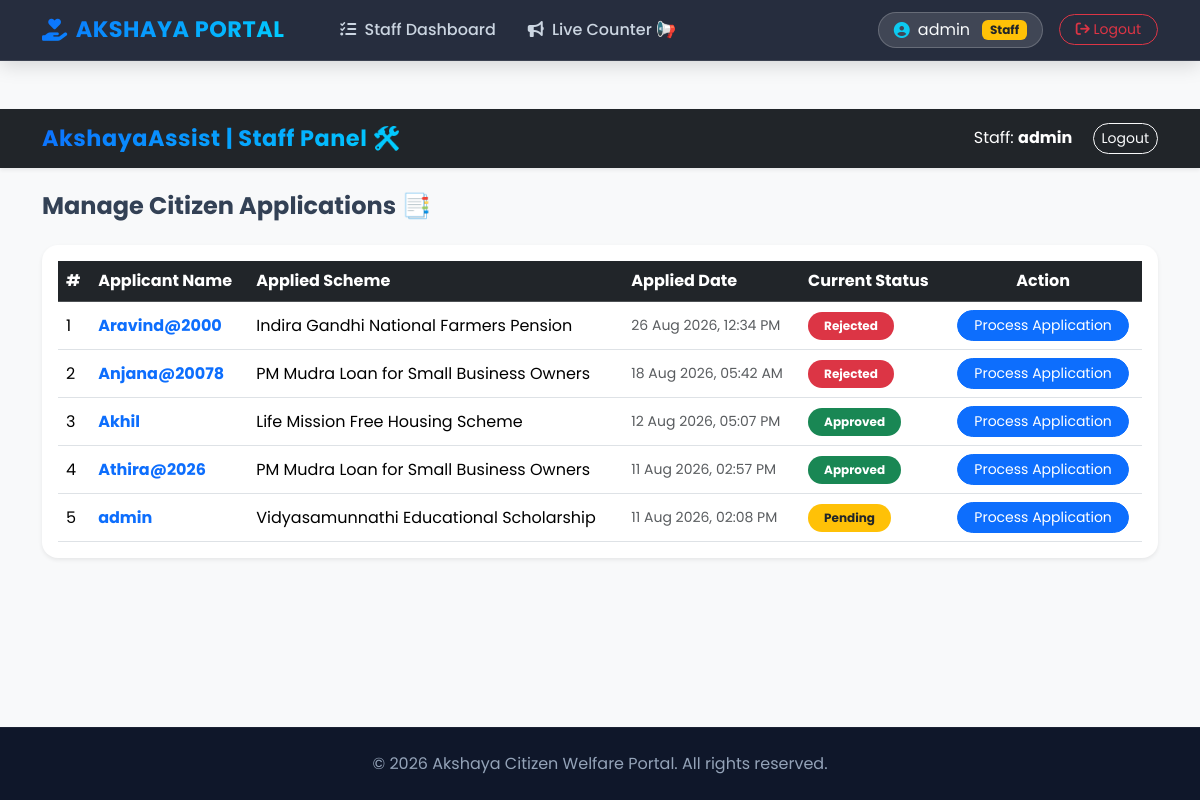
The app's page /staff/dashboard/ (signed in) with its own data.
### welfare_app/models.py (models this page shows, shortened)
class Application(models.Model):
    STATUS_CHOICES = [
        ('PENDING_VERIFICATION', 'Pending Document Verification'),
        ('REJECTED_DOCS', 'Documents Rejected (Re-upload Needed)'),
        ('DOCS_APPROVED', 'Documents Approved (Eligible for Token)'),
        ('TOKEN_BOOKED', 'Token Booked / Waiting in Queue'),
        ('IN_PROGRESS', 'Processing at Counter'),
        ('FORWARDED_TO_GOVT', 'Submitted to Govt Portal'),
    ]
    user = models.ForeignKey(User, on_delete=models.CASCADE)
    scheme = models.ForeignKey(Scheme, on_delete=models.CASCADE)
    application_id = models.CharField(max_length=20, unique=True, editable=False, null=True, blank=True)
    status = models.CharField(max_length=30, choices=STATUS_CHOICES, default='PENDING_VERIFICATION')
    rejection_reason = models.TextField(blank=True, null=True)
    appointment_date = models.DateField(null=True, blank=True)
    token_number = models.IntegerField(null=True, blank=True)
    phone_number = models.CharField(max_length=15, default="")
    form_data = models.JSONField(default=dict, blank=True)
    govt_ref_number = models.CharField(max_length=100, blank=True, null=True)
    staff_remarks = models.TextField(blank=True, default="Application submitted. Awaiting verification.")
    applied_date = models.DateTimeField(auto_now_add=True)

class Scheme(models.Model):
    GENDER_CHOICES = [
        ('ALL', 'ALL (Everyone)'),
        ('Female', 'Female Only'),
        ('Male', 'Male Only'),
    ]
    OCCUPATION_CHOICES = [
        ('ALL', 'ALL (Any Occupation)'),
        ('Farmer', 'Farmer'),
        ('Teacher', 'Teacher'),
        ('Student', 'Student'),
    ]
    RATION_CHOICES = [
        ('ALL', 'ALL (APL & BPL)'),
        ('APL', 'APL Only'),
        ('BPL', 'BPL Only'),
    ]
    CATEGORY_CHOICES = [
        ('ALL', 'ALL Categories'),
        ('General', 'General'),
        ('OBC', 'OBC'),
        ('SC', 'SC'),
        ('ST', 'ST'),
    ]
    MARITAL_CHOICES = [
        ('ALL', 'ALL (Married & Unmarried)'),
        ('Single', 'Single Only'),
        ('Married', 'Married Only'),
        ('Divorced', 'Divorced Only'),
        ('Widow', 'Widow/Widower Only'),
    ]
    title = models.CharField(max_length=200)
    description = models.TextField()
    min_age = models.IntegerField(default=0)
    max_income = models.IntegerField(default=100000)
    allowed_ration_cards = models.CharField(max_length=20, choices=RATION_CHOICES, default='ALL')
    category = models.CharField(max_length=20, choices=CATEGORY_CHOICES, default='ALL')
    allowed_gender = models.CharField(max_length=10, choices=GENDER_CHOICES, default='ALL')
    required_occupation = models.CharField(max_length=50, choices=OCCUPATION_CHOICES, default='ALL')
    allowed_marital_status = models.CharField(max_length=20, choices=MARITAL_CHOICES, default='ALL')
    is_for_disabled_only = models.BooleanField(default=False)
    required_documents = models.CharField(
        max_length=300,
        default="Identity Card, Income Certificate",
        help_text="ആവശ്യമുള്ള രേഖകൾ കോമ (,) ഇട്ട് നൽകുക."
    )
    extra_fields = models.CharField(
        max_length=500,
        blank=True,
        default="",
        help_text="അഡീഷണൽ ചോദ്യങ്ങൾ കോമ (,) ഇട്ട് എഴുതുക."
    )

### welfare_app/views.py (the view)
# urls.py: path('staff/dashboard/', views.staff_dashboard, name='staff_dashboard'),
@login_required(login_url='login')
@user_passes_test(is_staff_user)
def staff_dashboard(request):
    status_filter = request.GET.get('status', '')
    if status_filter:
        applications = Application.objects.filter(status=status_filter).order_by('-applied_date')
    else:
        applications = Application.objects.all().order_by('-applied_date')
    return render(request, 'staff_dashboard.html', {
        'applications': applications,
        'selected_status': status_filter
    })

### welfare_app/views.py (called while the page is built)
def is_staff_user(user):
    return user.is_staff or user.is_superuser

### welfare_app/templates/staff_dashboard.html (shortened to what this page needs)
{% extends 'base.html' %}
{% block content %}
<!DOCTYPE html>
<html lang="en">
<head>
</head>
<body class="bg-light">
    <nav class="navbar navbar-dark bg-dark shadow-sm mb-4">
        <div class="container">
            <a class="navbar-brand fw-bold" href="#">AkshayaAssist | Staff Panel 🛠️</a>
            <div class="text-white">
                <span class="me-3">Staff: <strong>{{ request.user.username }}</strong></span>
                <a href="{% url 'logout' %}" class="btn btn-outline-light btn-sm rounded-pill">Logout</a>
            </div>
        </div>
    </nav>
    <div class="container my-4">
        <h4 class="fw-bold mb-4">Manage Citizen Applications 📑</h4>
        <div class="card border-0 shadow-sm rounded-4 p-3 bg-white">
            <div class="table-responsive">
                <table class="table table-hover align-middle mb-0">
                    <thead class="table-dark">
                        <tr>
                            <th>#</th>
                            <th>Applicant Name</th>
                            <th>Applied Scheme</th>
                            <th>Applied Date</th>
                            <th>Current Status</th>
                            <th class="text-center">Action</th>
                        </tr>
                    </thead>
                    <tbody>
                        {% for app in applications %}
                        <tr>
                            <td>{{ forloop.counter }}</td>
                            <td class="fw-bold text-primary">{{ app.user.username }}</td>
                            <td>{{ app.scheme.title }}</td>
                            <td class="text-muted small">{{ app.applied_date|date:"d M Y, h:i A" }}</td>
                            <td>
                                {% if app.status == 'Pending' %}
                                    <span class="badge bg-warning text-dark px-3 py-2 rounded-pill">Pending</span>
                                {% elif app.status == 'Approved' %}
                                    <span class="badge bg-success px-3 py-2 rounded-pill">Approved</span>
                                {% else %}
                                    <span class="badge bg-danger px-3 py-2 rounded-pill">Rejected</span>
                                {% endif %}
                            </td>
                            <td class="text-center">
    <a href="{% url 'process_application' app.id %}" class="btn btn-sm btn-primary rounded-pill px-3">Process Application</a>
</td>
                        </tr>
                        {% empty %}
                        <tr>
                            <td colspan="6" class="text-center py-4 text-muted">No submitted applications found.</td>
                        </tr>
                        {% endfor %}
                    </tbody>
                </table>
            </div>
        </div>
    </div>
</body>
</html>
{% endblock %}

### welfare_app/templates/base.html (shortened to what this page needs)
<!DOCTYPE html>
<html lang="en">
<head>
    <link href="https://cdn.jsdelivr.net/npm/bootstrap@5.3.2/dist/css/bootstrap.min.css" rel="stylesheet">
    <link rel="stylesheet" href="https://cdnjs.cloudflare.com/ajax/libs/font-awesome/6.4.2/css/all.min.css">
</head>
<body>
    <nav class="navbar navbar-expand-lg custom-navbar sticky-top">
        <div class="container">
            <a class="navbar-brand d-flex align-items-center gap-2" href="{% url 'home' %}">
                <i class="fa-solid fa-hand-holding-heart text-info"></i> AKSHAYA PORTAL
            </a>
            <div class="collapse navbar-collapse" id="navbarNav">
                <ul class="navbar-nav me-auto mb-2 mb-lg-0 ms-lg-4">
                    {% if user.is_authenticated %}
                        {% if user.is_staff %}
                            <li class="nav-item">
                                <a class="nav-link" href="{% url 'staff_dashboard' %}">
                                    <i class="fa-solid fa-list-check me-1"></i> Staff Dashboard
                                </a>
                            </li>
                            <li class="nav-item">
                                <a class="nav-link" href="{% url 'staff_counter' %}">
                                    <i class="fa-solid fa-bullhorn me-1"></i> Live Counter 📢
                                </a>
                            </li>
                        {% endif %}
                    {% endif %}
                </ul>
                <div class="d-flex align-items-center gap-3">
                    {% if user.is_authenticated %}
                        <div class="user-badge d-flex align-items-center gap-2 fs-6">
                            <i class="fa-solid fa-circle-user text-info"></i>
                            <span>{{ user.username }}</span>
                            {% if user.is_staff %}
                                <span class="badge bg-warning text-dark ms-1">Staff</span>
                            {% endif %}
                        </div>
                        <a href="{% url 'logout' %}" class="btn btn-outline-danger btn-sm rounded-pill px-3">
                            <i class="fa-solid fa-arrow-right-from-bracket"></i> Logout
                        </a>
                    {% else %}
                        <a href="{% url 'login' %}" class="btn btn-outline-light btn-sm rounded-pill px-3">Login</a>
                        <a href="{% url 'register' %}" class="btn btn-gradient-primary btn-sm px-3">Register</a>
                    {% endif %}
                </div>
            </div>
        </div>
    </nav>
    <main class="main-container">
        {% block content %}{% endblock %}
    </main>
    <footer class="text-center py-4 mt-auto">
        <div class="container">
            <p class="mb-0 fs-6">&copy; {% now "Y" %} Akshaya Citizen Welfare Portal. All rights reserved.</p>
        </div>
    </footer>
</body>
</html>

### welfare_app/templates/base.html (style rules this page uses)
:root { --primary-gradient: linear-gradient(135deg, #0d6efd 0%, #00d2ff 100%); --accent-gradient: linear-gradient(135deg, #11998e 0%, #38ef7d 100%); --dark-gradient: linear-gradient(135deg, #1e293b 0%, #0f172a 100%); --bg-color: #f8fafc; }
body { font-family: 'Poppins', sans-serif; background-color: var(--bg-color); color: #334155; min-height: 100vh; display: flex; flex-direction: column; }
.custom-navbar { background: rgba(15, 23, 42, 0.9); backdrop-filter: blur(12px); border-bottom: 1px solid rgba(255, 255, 255, 0.1); box-shadow: 0 4px 20px rgba(0, 0, 0, 0.15); }
.navbar-brand { font-weight: 700; font-size: 1.4rem; background: var(--primary-gradient); -webkit-background-clip: text; -webkit-text-fill-color: transparent; letter-spacing: 0.5px; }
.nav-link { font-weight: 500; color: #cbd5e1 !important; transition: all 0.3s ease; padding: 0.5rem 1rem !important; border-radius: 8px; }
.user-badge { background: rgba(255, 255, 255, 0.12); border: 1px solid rgba(255, 255, 255, 0.2); border-radius: 30px; padding: 5px 15px; color: #f8fafc; }
.main-container { flex: 1; padding-top: 2rem; padding-bottom: 3rem; }
.card { border: none; border-radius: 16px; box-shadow: 0 10px 30px rgba(0, 0, 0, 0.05); transition: transform 0.3s ease, box-shadow 0.3s ease; }
footer { background: #0f172a; color: #94a3b8; border-top: 1px solid rgba(255, 255, 255, 0.05); }

### records on screen
Application: user.username "Aravind@2000", scheme "Indira Gandhi National Farmers Pension", applied_date "26 Aug 2026, 12:34 PM", status "Rejected"
Application: user.username "Anjana@20078", scheme "PM Mudra Loan for Small Business Owners", applied_date "18 Aug 2026, 05:42 AM", status "Rejected"
Application: user.username "Akhil", scheme "Life Mission Free Housing Scheme", applied_date "12 Aug 2026, 05:07 PM", status "Approved"
Application: user.username "Athira@2026", scheme "PM Mudra Loan for Small Business Owners", applied_date "11 Aug 2026, 02:57 PM", status "Approved"
Application: user.username "admin", scheme "Vidyasamunnathi Educational Scholarship", applied_date "11 Aug 2026, 02:08 PM", status "Pending"

### other values on screen
{{ user.username }} "admin"
{{ request.user.username }} "admin"
